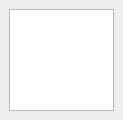
<?xml version="1.0" encoding="UTF-8"?>
<ui version="4.0">
 <class>RouteResultWidget</class>
 <widget class="QMainWindow" name="RouteResultWidget">
  <property name="geometry">
   <rect>
    <x>0</x>
    <y>0</y>
    <width>123</width>
    <height>120</height>
   </rect>
  </property>
  <property name="windowTitle">
   <string>MainWindow</string>
  </property>
  <widget class="QWidget" name="centralwidget">
   <layout class="QGridLayout" name="gridLayout">
    <item row="0" column="0">
     <widget class="QListWidget" name="routesArea">
      <property name="horizontalScrollBarPolicy">
       <enum>Qt::ScrollBarAsNeeded</enum>
      </property>
     </widget>
    </item>
   </layout>
  </widget>
  <widget class="QMenuBar" name="menubar">
   <property name="geometry">
    <rect>
     <x>0</x>
     <y>0</y>
     <width>123</width>
     <height>21</height>
    </rect>
   </property>
  </widget>
 </widget>
 <resources/>
 <connections/>
</ui>
